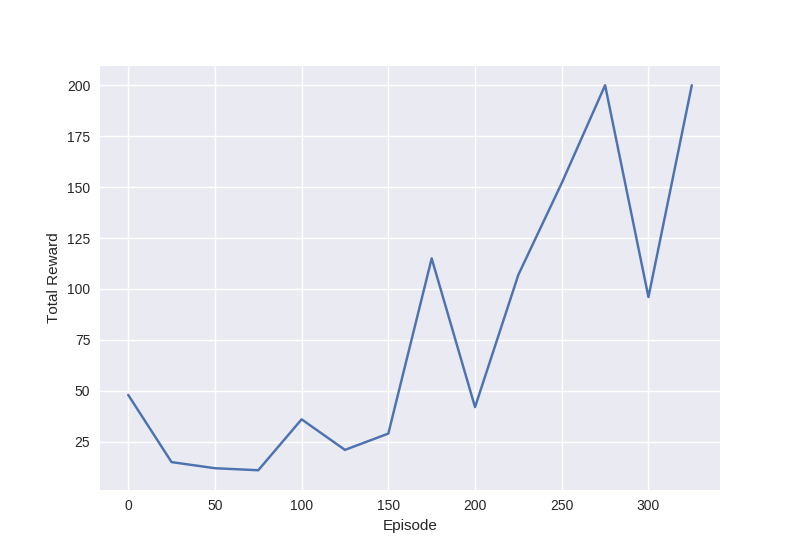

Reproduce this figure in Python.
import gym

import logging

import numpy as np

import tensorflow as tf

import matplotlib.pyplot as plt

import tensorflow.keras.layers as kl

import tensorflow.keras.losses as kls

import tensorflow.keras.optimizers as ko





class ProbabilityDistribution(tf.keras.Model):

    def call(self, logits):

        # sample a random categorical action from given logits

        return tf.squeeze(tf.random.categorical(logits, 1), axis=-1)





class Model(tf.keras.Model):

    def __init__(self, num_actions):

        super().__init__('mlp_policy')

        # no tf.get_variable(), just simple Keras API

        self.hidden1 = kl.Dense(128, activation='relu')

        self.hidden2 = kl.Dense(128, activation='relu')

        self.value = kl.Dense(1, name='value')

        # logits are unnormalized log probabilities

        self.logits = kl.Dense(num_actions, name='policy_logits')

        self.dist = ProbabilityDistribution()



    def call(self, inputs):

        # inputs is a numpy array, convert to Tensor

        x = tf.convert_to_tensor(inputs)

        # separate hidden layers from the same input tensor

        hidden_logs = self.hidden1(x)

        hidden_vals = self.hidden2(x)

        return self.logits(hidden_logs), self.value(hidden_vals)



    def action_value(self, obs):

        # executes call() under the hood

        logits, value = self.predict(obs)

        action = self.dist.predict(logits)

        # a simpler option, will become clear later why we don't use it

        # action = tf.random.categorical(logits, 1)

        return np.squeeze(action, axis=-1), np.squeeze(value, axis=-1)

        

        

class A2CAgent:

    def __init__(self, model):

        # hyperparameters for loss terms, gamma is the discount coefficient

        self.params = {

            'gamma': 0.99,

            'value': 0.5,

            'entropy': 0.0001

        }

        self.model = model

        self.model.compile(

            optimizer=ko.RMSprop(lr=0.0007),

            # define separate losses for policy logits and value estimate

            loss=[self._logits_loss, self._value_loss]

        )

    

    def train(self, env, batch_sz=32, updates=1000):

        # storage helpers for a single batch of data

        actions = np.empty((batch_sz,), dtype=np.int32)

        rewards, dones, values = np.empty((3, batch_sz))

        observations = np.empty((batch_sz,) + env.observation_space.shape)

        # training loop: collect samples, send to optimizer, repeat updates times

        ep_rews = [0.0]

        next_obs = env.reset()

        for update in range(updates):

            for step in range(batch_sz):

                observations[step] = next_obs.copy()

                actions[step], values[step] = self.model.action_value(next_obs[None, :])

                next_obs, rewards[step], dones[step], _ = env.step(actions[step])



                ep_rews[-1] += rewards[step]

                if dones[step]:

                    ep_rews.append(0.0)

                    next_obs = env.reset()

                    logging.info("Episode: %03d, Reward: %03d" % (len(ep_rews)-1, ep_rews[-2]))


            print("rewards",rewards,"dons",dones,"values",values,"actions",actions,"states",observations)
            _, next_value = self.model.action_value(next_obs[None, :])
            returns, advs = self._returns_advantages(rewards, dones, values, next_value)

            # a trick to input actions and advantages through same API
            acts_and_advs = np.concatenate([actions[:, None], advs[:, None]], axis=-1)
            print("next_value",next_value,"returns",returns,"advs",advs,"advs,acts_and_advs",acts_and_advs)
            # performs a full training step on the collected batch

            # note: no need to mess around with gradients, Keras API handles it

            losses = self.model.train_on_batch(observations, [acts_and_advs, returns])

            logging.debug("[%d/%d] Losses: %s" % (update+1, updates, losses))

        return ep_rews



    def test(self, env, render=False):

        obs, done, ep_reward = env.reset(), False, 0

        while not done:

            action, _ = self.model.action_value(obs[None, :])

            obs, reward, done, _ = env.step(action)

            ep_reward += reward

            if render:

                env.render()

        return ep_reward



    def _returns_advantages(self, rewards, dones, values, next_value):

        # next_value is the bootstrap value estimate of a future state (the critic)

        returns = np.append(np.zeros_like(rewards), next_value, axis=-1)

        # returns are calculated as discounted sum of future rewards

        for t in reversed(range(rewards.shape[0])):

            returns[t] = rewards[t] + self.params['gamma'] * returns[t+1] * (1-dones[t])

        returns = returns[:-1]

        # advantages are returns - baseline, value estimates in our case

        advantages = returns - values

        return returns, advantages

    

    def _value_loss(self, returns, value):

        # value loss is typically MSE between value estimates and returns

        return self.params['value']*kls.mean_squared_error(returns, value)



    def _logits_loss(self, acts_and_advs, logits):

        # a trick to input actions and advantages through same API

        actions, advantages = tf.split(acts_and_advs, 2, axis=-1)

        # sparse categorical CE loss obj that supports sample_weight arg on call()

        # from_logits argument ensures transformation into normalized probabilities

        weighted_sparse_ce = kls.SparseCategoricalCrossentropy(from_logits=True)

        # policy loss is defined by policy gradients, weighted by advantages

        # note: we only calculate the loss on the actions we've actually taken

        actions = tf.cast(actions, tf.int32)

        policy_loss = weighted_sparse_ce(actions, logits, sample_weight=advantages)

        # entropy loss can be calculated via CE over itself

        entropy_loss = kls.categorical_crossentropy(logits, logits, from_logits=True)

        # here signs are flipped because optimizer minimizes

        return policy_loss - self.params['entropy']*entropy_loss





if __name__ == '__main__':

    logging.getLogger().setLevel(logging.INFO)



    env = gym.make('CartPole-v0')

    model = Model(num_actions=env.action_space.n)

    agent = A2CAgent(model)

    

    rewards_history = agent.train(env)

    print("Finished training.")

    print("Total Episode Reward: %d out of 200" % agent.test(env, True))

    

    plt.style.use('seaborn')

    plt.plot(np.arange(0, len(rewards_history), 25), rewards_history[::25])

    plt.xlabel('Episode')

    plt.ylabel('Total Reward')

    plt.savefig('testa2c.png')